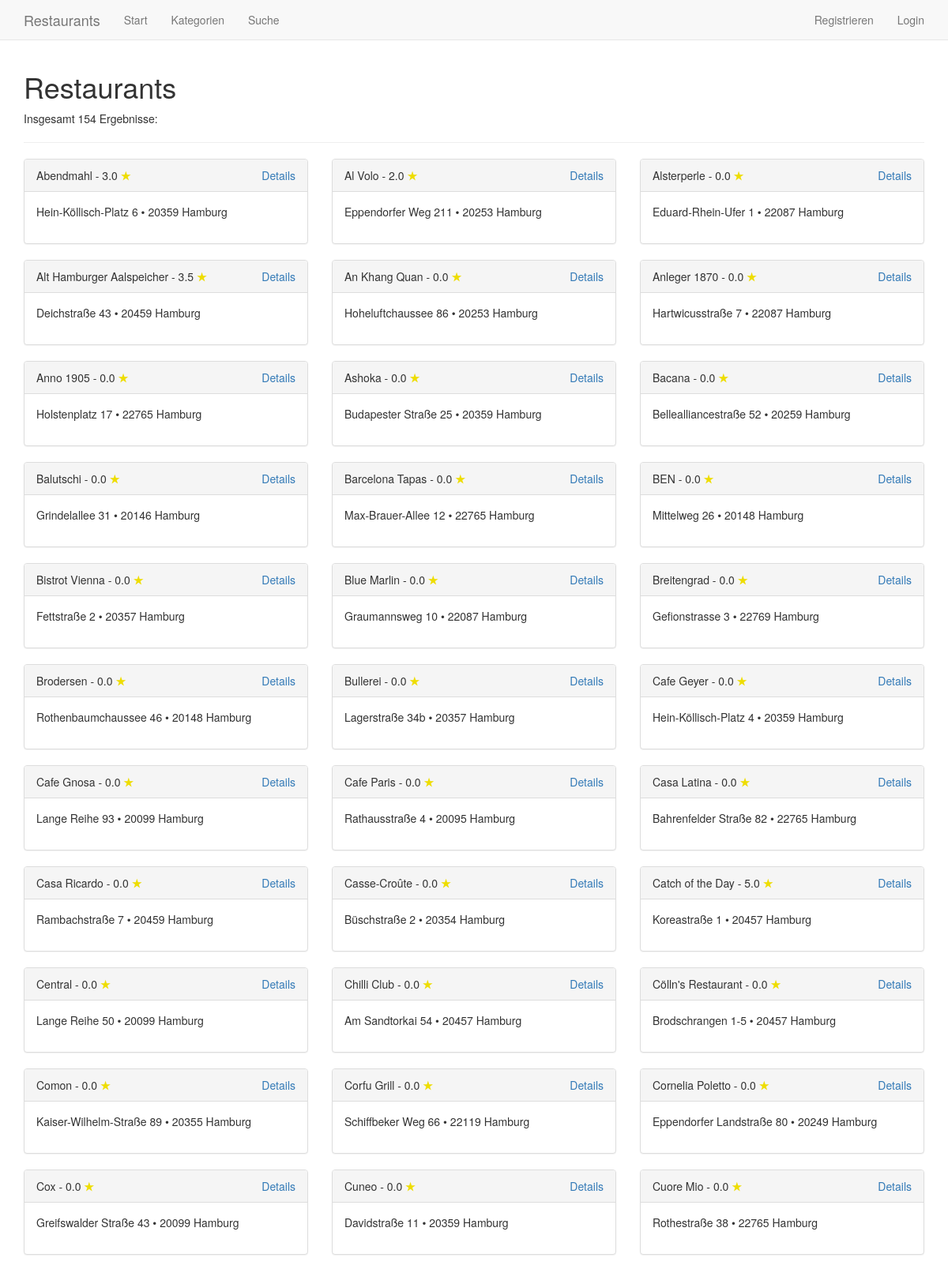
The app's page /restaurants (upper part) with its own data.
### tables this page shows
CREATE TABLE rating (
	id INTEGER PRIMARY KEY,
	restaurant_id INTEGER,
	user_id INTEGER,
	rating INTEGER,
	text TEXT
);

CREATE TABLE restaurant (
        id INTEGER PRIMARY KEY,
        name TEXT,
        description TEXT,
        url TEXT,
        street TEXT,
        city TEXT,
        zip INTEGER      
);

### application.py (the view)
@app.route('/')
@app.route('/restaurants')
def restaurants(): # Liste aller Restaurants anzeigen
	restaurants = query_db('SELECT *, COALESCE(ROUND(AVG(rating), 1), 0.0) as avg_rating FROM restaurant LEFT JOIN rating ON rating.restaurant_id = restaurant.id GROUP BY restaurant.id')
	return render_template('restaurants.html', restaurants=restaurants, result_count=len(restaurants), session_user=get_user(session.get('user_id')))

### application.py (called while the page is built)
def get_db():
	db = getattr(g, '_database', None)
	if db is None:
		db = g._database = sqlite3.connect(DATABASE)
	db.row_factory = sqlite3.Row
	return db

@app.teardown_appcontext
def close_connection(exception):
	db = getattr(g, '_database', None)
	if db is not None:
		db.close()

def query_db(query, args=(), one=False):
	cur = get_db().execute(query, args)
	rv = cur.fetchall()
	cur.close()
	return (rv[0] if rv else None) if one else rv

def get_user(user_id): # Einen User anhand seiner ID aus der Datenbank holen
	if user_id != None:
		user = query_db('SELECT * FROM user WHERE id = ?', (user_id,), True)
	else:
		user = None
	return user

### templates/restaurants.html
{% extends "layout.html" %}
{% block navigation %}{{ super( ) }}{% endblock %}
{% block content %}
	<h1>Restaurants</h1>
	<p>
		Insgesamt {{ result_count }} Ergebnisse:
	</p>
	<hr>
	<div class="row">
	{% for restaurant in restaurants %}
		<div class="col-xs-12 col-sm-6 col-md-4">
			<div class="panel panel-default">
				<div class="panel-heading">
					{{ restaurant['name'] }} - {{ restaurant['avg_rating'] }} <span style="color: #ED0;"><strong>&#9733;</strong></span>
					<span class="pull-right"><a href="{{ url_for('.detail', restaurant_id=restaurant['id']) }}">Details</a></span>
				</div>
				<div class="panel-body" style="height: 65px;">
					{{ restaurant['street'] }} &bull; {{ restaurant['zip'] }} {{ restaurant['city'] }}
				</div>
			</div>
		</div>
	{% endfor %}
	</div>
{% endblock %}

### records on screen
rating: name "Abendmahl", avg_rating "3.0", street "Hein-Köllisch-Platz 6", zip "20359", city "Hamburg"
rating: name "Al Volo", avg_rating "2.0", street "Eppendorfer Weg 211", zip "20253", city "Hamburg"
restaurant: name "Alsterperle", avg_rating "0.0", street "Eduard-Rhein-Ufer 1", zip "22087", city "Hamburg"
rating: name "Alt Hamburger Aalspeicher", avg_rating "3.5", street "Deichstraße 43", zip "20459", city "Hamburg"
restaurant: name "An Khang Quan", avg_rating "0.0", street "Hoheluftchaussee 86", zip "20253", city "Hamburg"
restaurant: name "Anleger 1870", avg_rating "0.0", street "Hartwicusstraße 7", zip "22087", city "Hamburg"
restaurant: name "Anno 1905", avg_rating "0.0", street "Holstenplatz 17", zip "22765", city "Hamburg"
restaurant: name "Ashoka", avg_rating "0.0", street "Budapester Straße 25", zip "20359", city "Hamburg"
restaurant: name "Bacana", avg_rating "0.0", street "Bellealliancestraße 52", zip "20259", city "Hamburg"
restaurant: name "Balutschi", avg_rating "0.0", street "Grindelallee 31", zip "20146", city "Hamburg"
restaurant: name "Barcelona Tapas", avg_rating "0.0", street "Max-Brauer-Allee 12", zip "22765", city "Hamburg"
restaurant: name "BEN", avg_rating "0.0", street "Mittelweg 26", zip "20148", city "Hamburg"
restaurant: name "Bistrot Vienna", avg_rating "0.0", street "Fettstraße 2", zip "20357", city "Hamburg"
restaurant: name "Blue Marlin", avg_rating "0.0", street "Graumannsweg 10", zip "22087", city "Hamburg"
restaurant: name "Breitengrad", avg_rating "0.0", street "Gefionstrasse 3", zip "22769", city "Hamburg"
restaurant: name "Brodersen", avg_rating "0.0", street "Rothenbaumchaussee 46", zip "20148", city "Hamburg"
restaurant: name "Bullerei", avg_rating "0.0", street "Lagerstraße 34b", zip "20357", city "Hamburg"
restaurant: name "Cafe Geyer", avg_rating "0.0", street "Hein-Köllisch-Platz 4", zip "20359", city "Hamburg"
restaurant: name "Cafe Gnosa", avg_rating "0.0", street "Lange Reihe 93", zip "20099", city "Hamburg"
restaurant: name "Cafe Paris", avg_rating "0.0", street "Rathausstraße 4", zip "20095", city "Hamburg"
restaurant: name "Casa Latina", avg_rating "0.0", street "Bahrenfelder Straße 82", zip "22765", city "Hamburg"
restaurant: name "Casa Ricardo", avg_rating "0.0", street "Rambachstraße 7", zip "20459", city "Hamburg"
restaurant: name "Casse-Croûte", avg_rating "0.0", street "Büschstraße 2", zip "20354", city "Hamburg"
rating: name "Catch of the Day", avg_rating "5.0", street "Koreastraße 1", zip "20457", city "Hamburg"
restaurant: name "Central", avg_rating "0.0", street "Lange Reihe 50", zip "20099", city "Hamburg"
restaurant: name "Chilli Club", avg_rating "0.0", street "Am Sandtorkai 54", zip "20457", city "Hamburg"
restaurant: name "Cölln's Restaurant", avg_rating "0.0", street "Brodschrangen 1-5", zip "20457", city "Hamburg"
restaurant: name "Comon", avg_rating "0.0", street "Kaiser-Wilhelm-Straße 89", zip "20355", city "Hamburg"
restaurant: name "Corfu Grill", avg_rating "0.0", street "Schiffbeker Weg 66", zip "22119", city "Hamburg"
restaurant: name "Cornelia Poletto", avg_rating "0.0", street "Eppendorfer Landstraße 80", zip "20249", city "Hamburg"
restaurant: name "Cox", avg_rating "0.0", street "Greifswalder Straße 43", zip "20099", city "Hamburg"
restaurant: name "Cuneo", avg_rating "0.0", street "Davidstraße 11", zip "20359", city "Hamburg"
restaurant: name "Cuore Mio", avg_rating "0.0", street "Rothestraße 38", zip "22765", city "Hamburg"

### other values on screen
{{ result_count }} "154"
